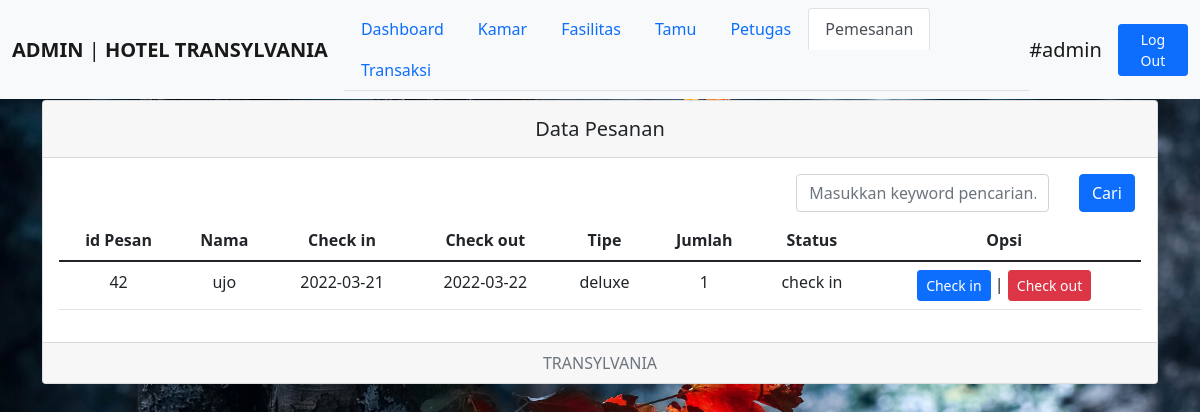
Screenshot of /admin/pemesanan.php (signed in) with the database file from the repository.
### tables this page shows
CREATE TABLE `pemesanan` (
  `idpesan` int(11) NOT NULL,
  `idtamu` int(11) NOT NULL,
  `nama` varchar(100) NOT NULL,
  `cekin` date NOT NULL,
  `cekout` date NOT NULL,
  `id_kamar` int(11) NOT NULL,
  `tipe` varchar(30) NOT NULL,
  `jumlah` int(5) NOT NULL,
  `status` enum('pending','check in','check out') NOT NULL
);

### admin/pemesanan.php (the view, shortened to what this page needs)
<?php
include'fungsi/koneksi.php';
$data = mysqli_query($koneksi,"SELECT * FROM pemesanan ORDER BY cekin ASC");
?>
<!DOCTYPE html>
<html>
<head>
	<link rel="stylesheet" type="text/css" href="css/bootstrap.min.css">
	<link rel="stylesheet" type="text/css" href="adm.css">
</head>
<body>
	<nav class="navbar navbar-expand-lg navbar-light bg-light fixed-top">
	  	<div class="container-fluid">
	    	<a class="navbar-brand" href="#"><span style="font-weight:bold; text-transform: uppercase;"><?php
		     $nama=$_SESSION['username'];
		     $l=mysqli_query($koneksi,"SELECT level FROM login WHERE username = '$nama'");
		     $n=mysqli_fetch_array($l);
		     echo $n['level'];
		     ?></span> | <b>HOTEL TRANSYLVANIA</b> </a>
	    	<div class="collapse navbar-collapse" id="navbarSupportedContent">
	    		<ul class="nav nav-tabs me-auto mb-2 mb-lg-0">
					  <li class="nav-item">
					    <a class="nav-link" href="index.php">Dashboard</a>
					  </li>
					  <li class="nav-item">
					    <a class="nav-link" href="daftarkamar.php">Kamar</a>
					  </li>
					  <li class="nav-item">
					    <a class="nav-link" href="daftarfasilitas.php">Fasilitas</a>
					  </li>
					  <li class="nav-item">
					    <a class="nav-link" href="daftartamu.php">Tamu</a>
					  </li>
					  <li class="nav-item">
					    <a class="nav-link" href="daftarpetugas.php">Petugas</a>
					  </li>
					  <li class="nav-item">
					    <a class="nav-link active" aria-current="page" href="pemesanan.php">Pemesanan</a>
					  </li>
					  <li class="nav-item">
					    <a class="nav-link" href="daftartransaksi.php">Transaksi</a>
					  </li>
					</ul>
					<a class="navbar-brand">#<?php
		             $nama=$_SESSION['username'];
		             echo "$nama"
		             ?></a>
					<form class="d-flex">
				        <a href="logout.php" class="btn btn-primary btn-sm" type="submit">Log Out</a>
				    </form>
	    	</div>
	  	</div>
	</nav>
<div style="margin-top:100px; margin-bottom: 100px;" class="container">
	<div class="card text-center">
  <div class="card-header">
  	<h5 class="card-title mt-2">Data Pesanan</h5>
  </div>
  <div class="card-body">
  	<form action="" method="post">
  		<div class="row mb-2">
  			<div class="col-md-8">
				</div>
				<div class="col-md-3">
					<div class="form-group">
						<input type="text" name="keyword" class="form-control" autofocus autocomplete="off" placeholder="Masukkan keyword pencarian..">
					</div>
				</div>
				<div class="col-md-1">
					<div class="form-group">
						<button class="btn btn-primary" type="submit" name="cari">Cari</button>
					</div>
				</div>
			</div>
  	</form>
    <table class="table">
  <thead>
    <tr>
      <th class="col" scope="col">id Pesan</th>
      <th class="col" scope="col">Nama</th>
      <th class="col" scope="col">Check in</th>
      <th class="col" scope="col">Check out</th>
      <th class="col" scope="col">Tipe</th>
      <th class="col" scope="col">Jumlah</th>
      <th class="col" scope="col">Status</th>
      <th class="col" scope="col">Opsi</th>
    </tr>
  </thead>
  <tbody>
  	<?php
  	while ($d = mysqli_fetch_array($data)) {
  		?>
  		<tr>
    		<td class="pt-2"><?php echo $d['idpesan']; ?></td>
	     	<td class="pt-2"><?php echo $d['nama']; ?></td>
		    <td class="pt-2"><?php echo $d['cekin']; ?></td>
		    <td class="pt-2"><?php echo $d['cekout']; ?></td>
		    <td class="pt-2"><?php echo $d['tipe']; ?></td>
		    <td class="pt-2"><?php echo $d['jumlah']; ?></td>
		    <td class="pt-2"><?php echo $d['status']; ?></td>
		    <td class="pt-2"><a href="validasi.php?id=<?= $d['idpesan']?>" class="btn btn-primary btn-sm">Check in</a> | <a href="cekot.php?id=<?= $d['idpesan']?>" class="btn btn-danger btn-sm">Check out</a></td>
	    </tr>
    <?php
  	}
  	?>
  </tbody>
</table>
  </div>
  <div class="card-footer text-muted">
    TRANSYLVANIA
  </div>
</div>
</div>
</body>
</html>

### admin/adm.css (style rules this page uses)
body { background-image: url(../img/ht1.jpg) ; background-size: cover; background-position: cover; background-attachment: fixed; }

### rows the page displays
pemesanan: idpesan "42", nama "ujo", cekin "2022-03-21", cekout "2022-03-22", tipe "deluxe", jumlah "1", status "check in"

### other values shown
$n['level'] "ADMIN"
$nama "admin"
